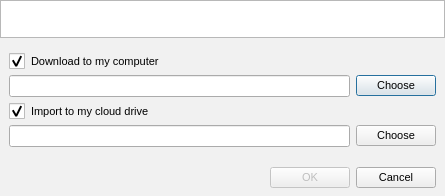
<?xml version="1.0" encoding="UTF-8"?>
<ui version="4.0">
 <class>ImportMegaLinksDialog</class>
 <widget class="QDialog" name="ImportMegaLinksDialog">
  <property name="geometry">
   <rect>
    <x>0</x>
    <y>0</y>
    <width>445</width>
    <height>196</height>
   </rect>
  </property>
  <property name="sizePolicy">
   <sizepolicy hsizetype="Preferred" vsizetype="Preferred">
    <horstretch>0</horstretch>
    <verstretch>0</verstretch>
   </sizepolicy>
  </property>
  <property name="minimumSize">
   <size>
    <width>445</width>
    <height>196</height>
   </size>
  </property>
  <property name="maximumSize">
   <size>
    <width>445</width>
    <height>430</height>
   </size>
  </property>
  <property name="windowTitle">
   <string>Open links</string>
  </property>
  <property name="styleSheet">
   <string notr="true">QWidget
{
font-size: 11px;
}

QCheckBox::indicator {
     width: 16px;
     height: 16px;
 }

QRadioButton::indicator {
     width: 16px;
     height: 16px;
 }

QScrollBar:horizontal {
height: 16px;
}

#ImportMegaLinksDialog
{
	background-color: #f1f1f1;
}
</string>
  </property>
  <layout class="QVBoxLayout" name="verticalLayout" stretch="1,0">
   <property name="spacing">
    <number>0</number>
   </property>
   <property name="leftMargin">
    <number>0</number>
   </property>
   <property name="topMargin">
    <number>0</number>
   </property>
   <property name="rightMargin">
    <number>0</number>
   </property>
   <property name="bottomMargin">
    <number>0</number>
   </property>
   <item>
    <widget class="QListWidget" name="linkList">
     <property name="sizePolicy">
      <sizepolicy hsizetype="Preferred" vsizetype="Preferred">
       <horstretch>0</horstretch>
       <verstretch>0</verstretch>
      </sizepolicy>
     </property>
     <property name="minimumSize">
      <size>
       <width>0</width>
       <height>38</height>
      </size>
     </property>
     <property name="maximumSize">
      <size>
       <width>16777215</width>
       <height>16777215</height>
      </size>
     </property>
     <property name="sizeIncrement">
      <size>
       <width>0</width>
       <height>0</height>
      </size>
     </property>
    </widget>
   </item>
   <item>
    <widget class="QWidget" name="widget" native="true">
     <layout class="QVBoxLayout" name="verticalLayout_2">
      <property name="spacing">
       <number>6</number>
      </property>
      <property name="leftMargin">
       <number>9</number>
      </property>
      <property name="topMargin">
       <number>15</number>
      </property>
      <property name="rightMargin">
       <number>9</number>
      </property>
      <property name="bottomMargin">
       <number>9</number>
      </property>
      <item>
       <widget class="QCheckBox" name="cDownload">
        <property name="enabled">
         <bool>true</bool>
        </property>
        <property name="text">
         <string>Download to my computer</string>
        </property>
        <property name="checked">
         <bool>true</bool>
        </property>
       </widget>
      </item>
      <item>
       <widget class="QWidget" name="wDownload" native="true">
        <property name="enabled">
         <bool>true</bool>
        </property>
        <property name="minimumSize">
         <size>
          <width>0</width>
          <height>22</height>
         </size>
        </property>
        <property name="maximumSize">
         <size>
          <width>16777215</width>
          <height>22</height>
         </size>
        </property>
        <layout class="QHBoxLayout" name="horizontalLayout">
         <property name="spacing">
          <number>6</number>
         </property>
         <property name="leftMargin">
          <number>0</number>
         </property>
         <property name="topMargin">
          <number>0</number>
         </property>
         <property name="rightMargin">
          <number>0</number>
         </property>
         <property name="bottomMargin">
          <number>0</number>
         </property>
         <item>
          <widget class="QLineEdit" name="eLocalFolder">
           <property name="enabled">
            <bool>true</bool>
           </property>
           <property name="readOnly">
            <bool>true</bool>
           </property>
          </widget>
         </item>
         <item>
          <widget class="QPushButton" name="bLocalFolder">
           <property name="enabled">
            <bool>true</bool>
           </property>
           <property name="minimumSize">
            <size>
             <width>24</width>
             <height>0</height>
            </size>
           </property>
           <property name="maximumSize">
            <size>
             <width>16777215</width>
             <height>16777215</height>
            </size>
           </property>
           <property name="styleSheet">
            <string notr="true"/>
           </property>
           <property name="text">
            <string>Choose</string>
           </property>
           <property name="iconSize">
            <size>
             <width>24</width>
             <height>24</height>
            </size>
           </property>
           <property name="flat">
            <bool>false</bool>
           </property>
          </widget>
         </item>
        </layout>
       </widget>
      </item>
      <item>
       <widget class="QCheckBox" name="cImport">
        <property name="text">
         <string>Import to my cloud drive</string>
        </property>
        <property name="checked">
         <bool>true</bool>
        </property>
       </widget>
      </item>
      <item>
       <widget class="QWidget" name="wImport" native="true">
        <property name="minimumSize">
         <size>
          <width>0</width>
          <height>0</height>
         </size>
        </property>
        <layout class="QHBoxLayout" name="horizontalLayout_2">
         <property name="spacing">
          <number>6</number>
         </property>
         <property name="leftMargin">
          <number>0</number>
         </property>
         <property name="topMargin">
          <number>0</number>
         </property>
         <property name="rightMargin">
          <number>0</number>
         </property>
         <property name="bottomMargin">
          <number>6</number>
         </property>
         <item>
          <widget class="QLineEdit" name="eMegaFolder">
           <property name="enabled">
            <bool>true</bool>
           </property>
           <property name="readOnly">
            <bool>true</bool>
           </property>
          </widget>
         </item>
         <item>
          <widget class="QPushButton" name="bMegaFolder">
           <property name="minimumSize">
            <size>
             <width>24</width>
             <height>0</height>
            </size>
           </property>
           <property name="maximumSize">
            <size>
             <width>16777215</width>
             <height>16777215</height>
            </size>
           </property>
           <property name="text">
            <string>Choose</string>
           </property>
           <property name="iconSize">
            <size>
             <width>24</width>
             <height>24</height>
            </size>
           </property>
           <property name="flat">
            <bool>false</bool>
           </property>
          </widget>
         </item>
        </layout>
       </widget>
      </item>
      <item>
       <widget class="QWidget" name="bLayout" native="true">
        <property name="minimumSize">
         <size>
          <width>0</width>
          <height>32</height>
         </size>
        </property>
        <property name="maximumSize">
         <size>
          <width>16777215</width>
          <height>32</height>
         </size>
        </property>
        <layout class="QHBoxLayout" name="horizontalLayout_3">
         <property name="spacing">
          <number>6</number>
         </property>
         <property name="leftMargin">
          <number>0</number>
         </property>
         <property name="topMargin">
          <number>6</number>
         </property>
         <property name="rightMargin">
          <number>0</number>
         </property>
         <property name="bottomMargin">
          <number>0</number>
         </property>
         <item>
          <spacer name="horizontalSpacer">
           <property name="orientation">
            <enum>Qt::Horizontal</enum>
           </property>
           <property name="sizeHint" stdset="0">
            <size>
             <width>40</width>
             <height>24</height>
            </size>
           </property>
          </spacer>
         </item>
         <item>
          <widget class="QPushButton" name="bOk">
           <property name="enabled">
            <bool>false</bool>
           </property>
           <property name="text">
            <string>OK</string>
           </property>
          </widget>
         </item>
         <item>
          <widget class="QPushButton" name="bCancel">
           <property name="text">
            <string>Cancel</string>
           </property>
          </widget>
         </item>
        </layout>
       </widget>
      </item>
     </layout>
    </widget>
   </item>
  </layout>
 </widget>
 <resources/>
 <connections>
  <connection>
   <sender>bCancel</sender>
   <signal>clicked()</signal>
   <receiver>ImportMegaLinksDialog</receiver>
   <slot>reject()</slot>
   <hints>
    <hint type="sourcelabel">
     <x>398</x>
     <y>184</y>
    </hint>
    <hint type="destinationlabel">
     <x>222</x>
     <y>102</y>
    </hint>
   </hints>
  </connection>
  <connection>
   <sender>bOk</sender>
   <signal>clicked()</signal>
   <receiver>ImportMegaLinksDialog</receiver>
   <slot>accept()</slot>
   <hints>
    <hint type="sourcelabel">
     <x>317</x>
     <y>184</y>
    </hint>
    <hint type="destinationlabel">
     <x>222</x>
     <y>102</y>
    </hint>
   </hints>
  </connection>
 </connections>
</ui>
